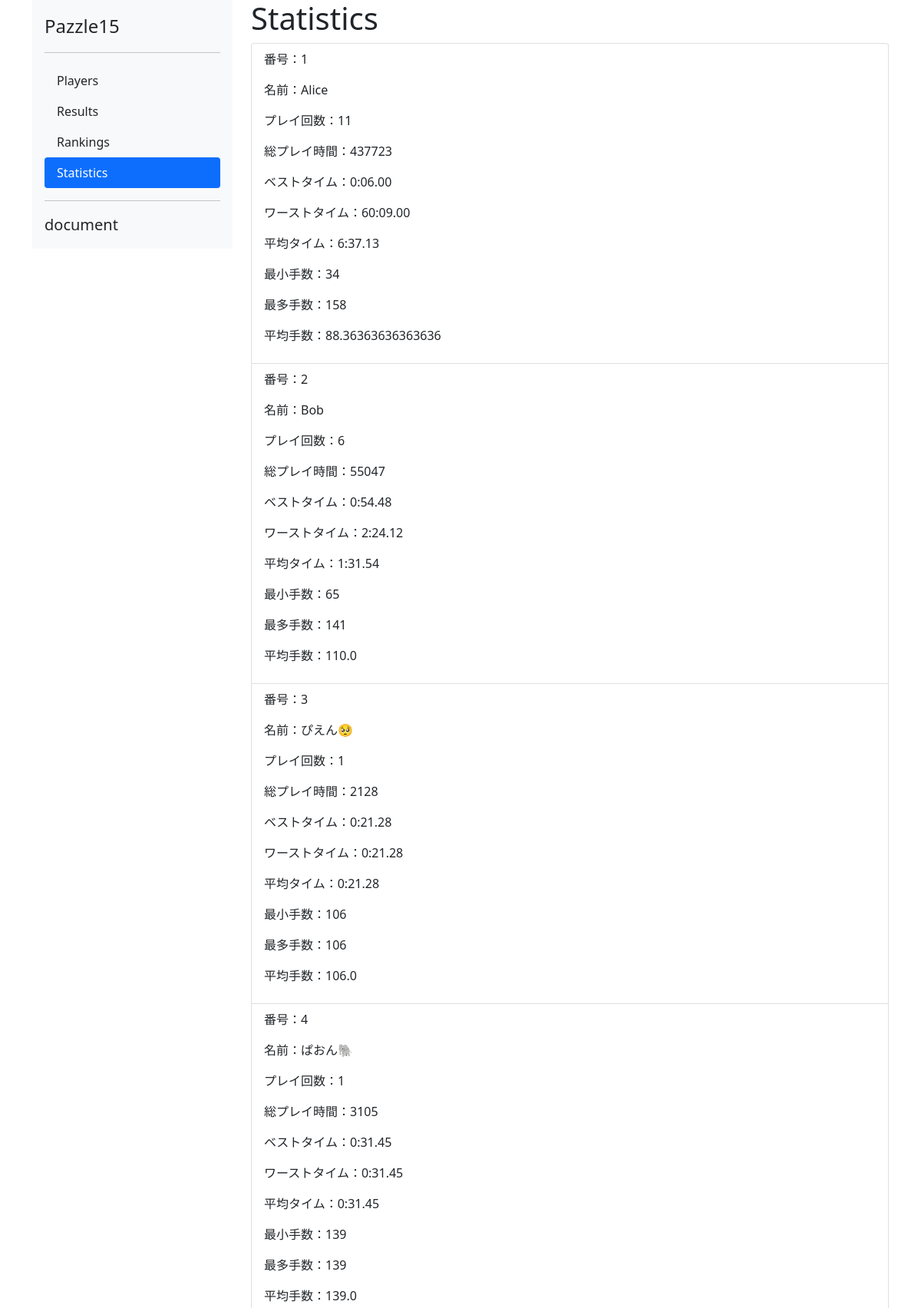
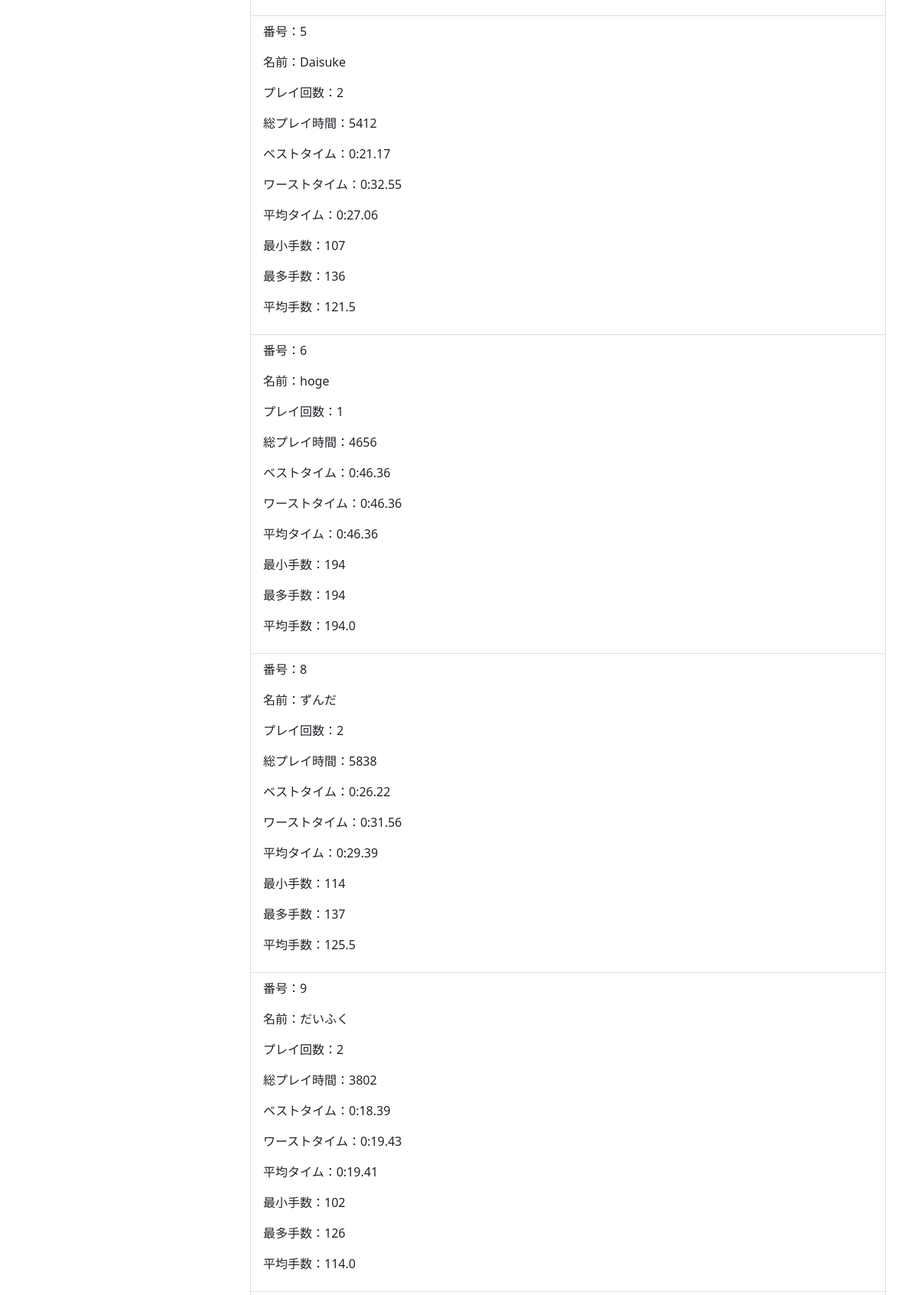
The app's page /statistics (upper part) with its own data (2 pictures, top to bottom).
### pazzle15/models.py (models this page shows, shortened)
class Player(db.Model):
    __tablename__ = "player"
    player_id = db.Column(db.Integer, primary_key=True, autoincrement=True)
    name = db.Column(db.String, nullable=False)
    created_dt = db.Column(db.DateTime(timezone=True), default=db.func.now())
    current = db.Column(db.Integer, server_default="0")

### pazzle15/views.py (the view)
@app.route('/statistics')
def statistics():
    col_dict = {
        'player_id':'番号',
        'name':'名前',
        'play_count':'プレイ回数',
        'played_time':'総プレイ時間',
        'best_time':'ベストタイム',
        'worst_time':'ワーストタイム',
        'avg_time':'平均タイム',
        'best_movecount':'最小手数',
        'worst_movecount':'最多手数',
        'avg_movecount':'平均手数'
    }
    result = db.engine.execute("select" +
        "    player.player_id as 'player_id'," +
        "    player.name as 'name'," +
        "    count(*) as 'play_count'," +
        "    (sum(result.pazzletime)) as 'played_time'," +
        "    (min(result.pazzletime)) as 'best_time'," +
        "    (max(result.pazzletime)) as 'worst_time'," +
        "    (avg(result.pazzletime)) as 'avg_time'," +
        "    min(result.movecount) as 'best_movecount'," +
        "    max(result.movecount) as 'worst_movecount'," +
        "    avg(result.movecount) as 'avg_movecount' " +
        "from" +
        "    result " +
        "inner join " +
        "    player " +
        "on" +
        "    result.player_id=player.player_id " +
        "group by" +
        "    player.name " +
        "order by " +
        " player.player_id asc " +
        ";")
    statistics = [dict(row) for row in result]
    for row_dict in statistics:
        row_dict['best_time'] = get_pzt_str(row_dict['best_time'])
        row_dict['worst_time'] = get_pzt_str(row_dict['worst_time'])
        row_dict['avg_time'] = get_pzt_str(row_dict['avg_time'])
    return render_template('statistics.html',statistics=statistics, page_dict=page_dict, col_dict=col_dict)

### pazzle15/views.py (called while the page is built)
def get_pzt_str(t):
    pzt = int(t)
    return f'{pzt//6000}:{(pzt//100)%60:02}.{pzt%60:02}'

### pazzle15/templates/statistics.html (shortened to what this page needs)
{% extends "page_layout.html" %}
{% block content %}
<h1>Statistics</h1>
<div class="list-group">
    {% for s in statistics %}
    <div class="list-group-item">
        {% for k, col_name in col_dict.items() %}
        <p>{{col_name}}：{{s[k]}}</p>
        {% endfor %}
    </div>
    {% endfor %}
</div>
{% endblock %}

### records on screen
Player: col_dict "番号" "名前" "プレイ回数" "総プレイ時間" "ベストタイム" "ワーストタイム" "平均タイム" "最小手数" "最多手数" "平均手数", player_id "1" "Alice" "11" "437723" "0:06.00" "60:09.00" "6:37.13" "34" "158" "88.36363636363636"
Player: col_dict "番号" "名前" "プレイ回数" "総プレイ時間" "ベストタイム" "ワーストタイム" "平均タイム" "最小手数" "最多手数" "平均手数", player_id "2" "Bob" "6" "55047" "0:54.48" "2:24.12" "1:31.54" "65" "141" "110.0"
Player: col_dict "番号" "名前" "プレイ回数" "総プレイ時間" "ベストタイム" "ワーストタイム" "平均タイム" "最小手数" "最多手数" "平均手数", player_id "3" "ぴえん🥺" "1" "2128" "0:21.28" "0:21.28" "0:21.28" "106" "106" "106.0"
Player: col_dict "番号" "名前" "プレイ回数" "総プレイ時間" "ベストタイム" "ワーストタイム" "平均タイム" "最小手数" "最多手数" "平均手数", player_id "4" "ぱおん🐘" "1" "3105" "0:31.45" "0:31.45" "0:31.45" "139" "139" "139.0"
Player: col_dict "番号" "名前" "プレイ回数" "総プレイ時間" "ベストタイム" "ワーストタイム" "平均タイム" "最小手数" "最多手数" "平均手数", player_id "5" "Daisuke" "2" "5412" "0:21.17" "0:32.55" "0:27.06" "107" "136" "121.5"
Player: col_dict "番号" "名前" "プレイ回数" "総プレイ時間" "ベストタイム" "ワーストタイム" "平均タイム" "最小手数" "最多手数" "平均手数", player_id "6" "hoge" "1" "4656" "0:46.36" "0:46.36" "0:46.36" "194" "194" "194.0"
Player: col_dict "番号" "名前" "プレイ回数" "総プレイ時間" "ベストタイム" "ワーストタイム" "平均タイム" "最小手数" "最多手数" "平均手数", player_id "8" "ずんだ" "2" "5838" "0:26.22" "0:31.56" "0:29.39" "114" "137" "125.5"
Player: col_dict "番号" "名前" "プレイ回数" "総プレイ時間" "ベストタイム" "ワーストタイム" "平均タイム" "最小手数" "最多手数" "平均手数", player_id "9" "だいふく" "2" "3802" "0:18.39" "0:19.43" "0:19.41" "102" "126" "114.0"

### other values on screen
{{ page_dict[k] }} "Players" "Results" "Rankings" "Statistics"
